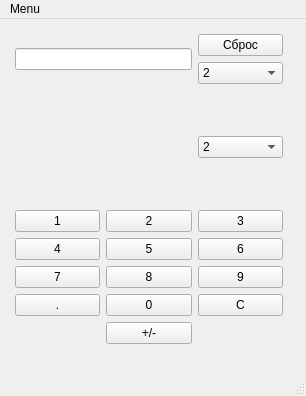
<?xml version="1.0" encoding="UTF-8"?>
<ui version="4.0">
 <class>Calc</class>
 <widget class="QMainWindow" name="Calc">
  <property name="windowModality">
   <enum>Qt::ApplicationModal</enum>
  </property>
  <property name="geometry">
   <rect>
    <x>0</x>
    <y>0</y>
    <width>306</width>
    <height>396</height>
   </rect>
  </property>
  <property name="mouseTracking">
   <bool>true</bool>
  </property>
  <property name="contextMenuPolicy">
   <enum>Qt::CustomContextMenu</enum>
  </property>
  <property name="windowTitle">
   <string>Calc</string>
  </property>
  <property name="windowOpacity">
   <double>6.000000000000000</double>
  </property>
  <widget class="QWidget" name="centralwidget">
   <property name="sizePolicy">
    <sizepolicy hsizetype="Expanding" vsizetype="Expanding">
     <horstretch>0</horstretch>
     <verstretch>0</verstretch>
    </sizepolicy>
   </property>
   <widget class="QWidget" name="gridLayoutWidget">
    <property name="geometry">
     <rect>
      <x>0</x>
      <y>0</y>
      <width>298</width>
      <height>340</height>
     </rect>
    </property>
    <layout class="QGridLayout" name="gridLayout">
     <property name="sizeConstraint">
      <enum>QLayout::SetNoConstraint</enum>
     </property>
     <property name="leftMargin">
      <number>15</number>
     </property>
     <property name="topMargin">
      <number>15</number>
     </property>
     <property name="rightMargin">
      <number>15</number>
     </property>
     <property name="bottomMargin">
      <number>15</number>
     </property>
     <property name="verticalSpacing">
      <number>6</number>
     </property>
     <item row="6" column="2">
      <widget class="QPushButton" name="pushButton_9">
       <property name="text">
        <string>9</string>
       </property>
      </widget>
     </item>
     <item row="2" column="2" rowspan="2">
      <widget class="QComboBox" name="comboBox_2">
       <item>
        <property name="text">
         <string>2</string>
        </property>
       </item>
       <item>
        <property name="text">
         <string>3</string>
        </property>
       </item>
       <item>
        <property name="text">
         <string>4</string>
        </property>
       </item>
       <item>
        <property name="text">
         <string>5</string>
        </property>
       </item>
       <item>
        <property name="text">
         <string>6</string>
        </property>
       </item>
       <item>
        <property name="text">
         <string>6</string>
        </property>
       </item>
       <item>
        <property name="text">
         <string>7</string>
        </property>
       </item>
       <item>
        <property name="text">
         <string>8</string>
        </property>
       </item>
       <item>
        <property name="text">
         <string>9</string>
        </property>
       </item>
       <item>
        <property name="text">
         <string>10</string>
        </property>
       </item>
      </widget>
     </item>
     <item row="7" column="0">
      <widget class="QPushButton" name="pushButton_10">
       <property name="text">
        <string>.</string>
       </property>
      </widget>
     </item>
     <item row="0" column="2">
      <widget class="QPushButton" name="pushButton_14">
       <property name="text">
        <string>Сброс</string>
       </property>
      </widget>
     </item>
     <item row="6" column="0">
      <widget class="QPushButton" name="pushButton_7">
       <property name="text">
        <string>7</string>
       </property>
      </widget>
     </item>
     <item row="7" column="2">
      <widget class="QPushButton" name="pushButton_12">
       <property name="text">
        <string>C</string>
       </property>
      </widget>
     </item>
     <item row="5" column="1">
      <widget class="QPushButton" name="pushButton_4">
       <property name="text">
        <string>5</string>
       </property>
      </widget>
     </item>
     <item row="4" column="0">
      <widget class="QPushButton" name="pushButton">
       <property name="text">
        <string>1</string>
       </property>
      </widget>
     </item>
     <item row="6" column="1">
      <widget class="QPushButton" name="pushButton_8">
       <property name="text">
        <string>8</string>
       </property>
      </widget>
     </item>
     <item row="5" column="2">
      <widget class="QPushButton" name="pushButton_6">
       <property name="text">
        <string>6</string>
       </property>
      </widget>
     </item>
     <item row="2" column="0" rowspan="2" colspan="2">
      <widget class="QLabel" name="label">
       <property name="text">
        <string/>
       </property>
      </widget>
     </item>
     <item row="5" column="0">
      <widget class="QPushButton" name="pushButton_2">
       <property name="text">
        <string>4</string>
       </property>
      </widget>
     </item>
     <item row="7" column="1">
      <widget class="QPushButton" name="pushButton_11">
       <property name="text">
        <string>0</string>
       </property>
      </widget>
     </item>
     <item row="1" column="2">
      <widget class="QComboBox" name="comboBox">
       <property name="enabled">
        <bool>true</bool>
       </property>
       <item>
        <property name="text">
         <string>2</string>
        </property>
       </item>
       <item>
        <property name="text">
         <string>3</string>
        </property>
       </item>
       <item>
        <property name="text">
         <string>4</string>
        </property>
       </item>
       <item>
        <property name="text">
         <string>5</string>
        </property>
       </item>
       <item>
        <property name="text">
         <string>6</string>
        </property>
       </item>
       <item>
        <property name="text">
         <string>7</string>
        </property>
       </item>
       <item>
        <property name="text">
         <string>8</string>
        </property>
       </item>
       <item>
        <property name="text">
         <string>9</string>
        </property>
       </item>
       <item>
        <property name="text">
         <string>10</string>
        </property>
       </item>
      </widget>
     </item>
     <item row="0" column="0" rowspan="2" colspan="2">
      <widget class="QLineEdit" name="lineEdit">
       <property name="enabled">
        <bool>true</bool>
       </property>
       <property name="mouseTracking">
        <bool>true</bool>
       </property>
       <property name="contextMenuPolicy">
        <enum>Qt::DefaultContextMenu</enum>
       </property>
       <property name="toolTipDuration">
        <number>0</number>
       </property>
       <property name="text">
        <string/>
       </property>
      </widget>
     </item>
     <item row="4" column="1">
      <widget class="QPushButton" name="pushButton_3">
       <property name="text">
        <string>2</string>
       </property>
      </widget>
     </item>
     <item row="4" column="2">
      <widget class="QPushButton" name="pushButton_5">
       <property name="enabled">
        <bool>true</bool>
       </property>
       <property name="text">
        <string>3</string>
       </property>
      </widget>
     </item>
     <item row="8" column="1">
      <widget class="QPushButton" name="btn_minus">
       <property name="text">
        <string>+/-</string>
       </property>
      </widget>
     </item>
    </layout>
   </widget>
  </widget>
  <widget class="QStatusBar" name="statusbar"/>
  <widget class="QMenuBar" name="menuBar">
   <property name="geometry">
    <rect>
     <x>0</x>
     <y>0</y>
     <width>306</width>
     <height>30</height>
    </rect>
   </property>
   <widget class="QMenu" name="menuFile">
    <property name="title">
     <string>Menu</string>
    </property>
    <addaction name="actionAbout"/>
    <addaction name="action_reset"/>
    <addaction name="action_clear"/>
    <addaction name="action_exit"/>
   </widget>
   <addaction name="menuFile"/>
  </widget>
  <action name="actionAbout">
   <property name="text">
    <string>About</string>
   </property>
  </action>
  <action name="action_reset">
   <property name="text">
    <string>Сброс</string>
   </property>
  </action>
  <action name="action_clear">
   <property name="text">
    <string>C</string>
   </property>
  </action>
  <action name="action_exit">
   <property name="text">
    <string>Выход</string>
   </property>
  </action>
 </widget>
 <resources/>
 <connections/>
</ui>
